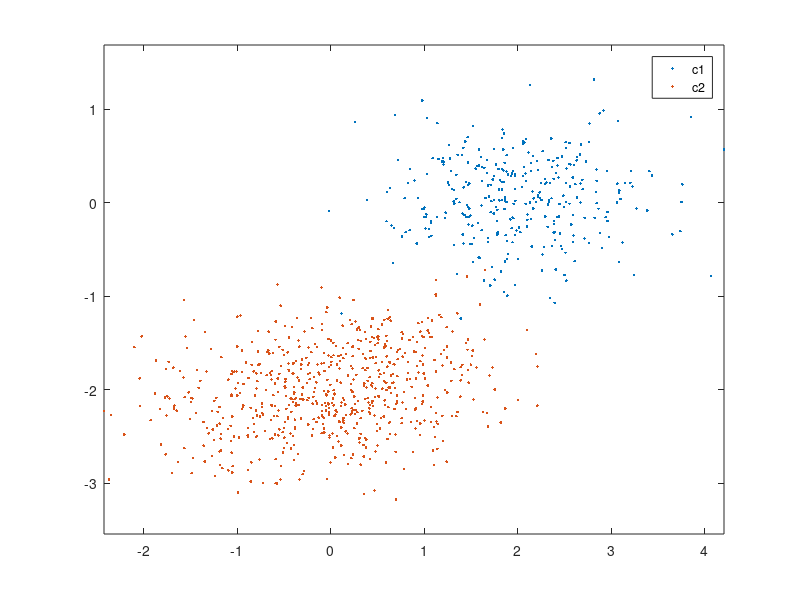

The MATLAB source for this figure: (Note: this script raises an error after producing the figure.)
m(:,1) = [2;0]; Sigma(:,:,1) = 0.1*[5 0;0,2]; % mean and covariance of data pdf conditioned on label 2
m(:,2) = [0;-2]; Sigma(:,:,2) = 0.1*[7 1;1 2]; % mean and covariance of data pdf conditioned on label 1
classPriors = [0.3,0.7]; thr = [0,cumsum(classPriors)];
N = 999; u = rand(1,N); L = zeros(1,N); x = zeros(2,N);p = zeros(2,999);d = zeros(3,N);a=0;y = zeros(1,N)
figure(1),clf, colorList = 'rb';
Sb = (m(:,1)-m(:,2))'*(m(:,1)-m(:,2));
Sw = Sigma(:,:,1) + Sigma(:,:,2);
[V,D] = eig(inv(Sw)*Sb);
[~,ind] = sort(diag(D),'descend');
w = V(:,ind(1)); % Fisher LDA projection vector
smu = w'*m;
SSigma(1) = w'*Sigma(:,:,1)*w;
SSigma(2) = w'*Sigma(:,:,2)*w;
b = 0.8744;


for l = 1:2
    indices = find(thr(l)<=u & u<thr(l+1));
    L(1,indices) = l*ones(1,length(indices));
    x(:,indices) = mvnrnd(m(:,l),Sigma(:,:,l),length(indices))';
    figure(1), plot(x(1,indices),x(2,indices),'.','MarkerFaceColor',colorList(l)); axis equal, hold on,
    figure(1),legend('c1','c2')
    y(1,indices) = w'*x(:,indices);
end

for i  = 1:999
    xl = w'*x(:,i)+b;
    
    if (xl>0)
        d(1,i) = 1;
    else
        d(1,i) = 2;
    end
end

for i = 1:999
    pm1 = 0.3*evalGaussian(x(:,i),m(:,1),Sigma(:,:,1));
    pm2 = 0.7*evalGaussian(x(:,i),m(:,2),Sigma(:,:,2));
    if (pm1 - pm2 > 0)
        d(2,i) = 1;
    else
        d(2,i) = 2;
    end
end

we0 = [w(1),w(2),b];
[theta,fval] =  fminsearch(@(we)(fe(x,we,L)),we0);
for i = 1:999
    pe1 = 1/(1+exp(theta(2)*x(1,i)+theta(2)*x(2,i)+theta(3)));
    pe2 = 1-1/(1+exp(theta(2)*x(1,i)+theta(2)*x(2,i)+theta(3)));
    if (pe1 - pe2 > 0)
        d(3,i) = 1;
    else
        d(3,i) = 2;
    end
end
c1 = 0; c2 = 0; c3 = 0;

for i = 1:999
    if (d(1,i)==L(i))
        c1 = c1+1;
        if(L(i)==1)
            figure(2),scatter(x(1,i),x(2,i),'.g'),hold on,
        else
            figure(2),scatter(x(1,i),x(2,i),'+g'),hold on,
        end
    else
        if(L(i)==1)
            figure(2),scatter(x(1,i),x(2,i),'.r'),hold on,
        else
            figure(2),scatter(x(1,i),x(2,i),'+r'),hold on,
        end
    end
end
figure(2),
xlabel('x(1)'), ylabel('x(2)')
for i = 1:999
    if (d(2,i)==L(i))
        c2 = c2 +1;
        if(L(i)==1)
            figure(3),scatter(x(1,i),x(2,i),'.g'),hold on,
        else
            figure(3),scatter(x(1,i),x(2,i),'+g'),hold on,
        end
    else
        if(L(i)==1)
            figure(3),scatter(x(1,i),x(2,i),'.r'),hold on,
        else
            figure(3),scatter(x(1,i),x(2,i),'+r'),hold on,
        end
    end
end
figure(3),
xlabel('x(1)'), ylabel('x(2)')
for i = 1:999
    if (d(3,i)==L(i))
        c3 = c3+1;
        if(L(i)==1)
            figure(4),scatter(x(1,i),x(2,i),'.g'),hold on,
        else
            figure(4),scatter(x(1,i),x(2,i),'+g'),hold on,
        end
    else
        if(L(i)==1)
            figure(4),scatter(x(1,i),x(2,i),'.r'),hold on,
        else
            figure(4),scatter(x(1,i),x(2,i),'+r'),hold on,
        end
    end
end
figure(4),
xlabel('x(1)'), ylabel('x(2)')

disp('the MAP correct rate is :');
disp(c2/999);
disp('the LDA correct rate is :');
disp(c1/999);

disp('the LR correct rate is :');
disp(c3/999);
function g = evalGaussian(x,mu,Sigma)
% Evaluates the Gaussian pdf N(mu,Sigma) at each coumn of X
[n,N] = size(x);
invSigma = inv(Sigma);
C = (2*pi)^(-n/2) * det(invSigma)^(1/2);
E = -0.5*sum((x-repmat(mu,1,N)).*(invSigma*(x-repmat(mu,1,N))),1);
g = C*exp(E);
end
function f = fe(x,we,L)
m = length(L);
f = 0;
for i = 1:m
    if(L(i)==1)
        f =  f-log(1/(1+exp(we(2)*x(1,i)+we(2)*x(2,i)+we(3))));
    else
        f = f-log(1-1/(1+exp(we(2)*x(1,i)+we(2)*x(2,i)+we(3))));
    end
    
end
end
